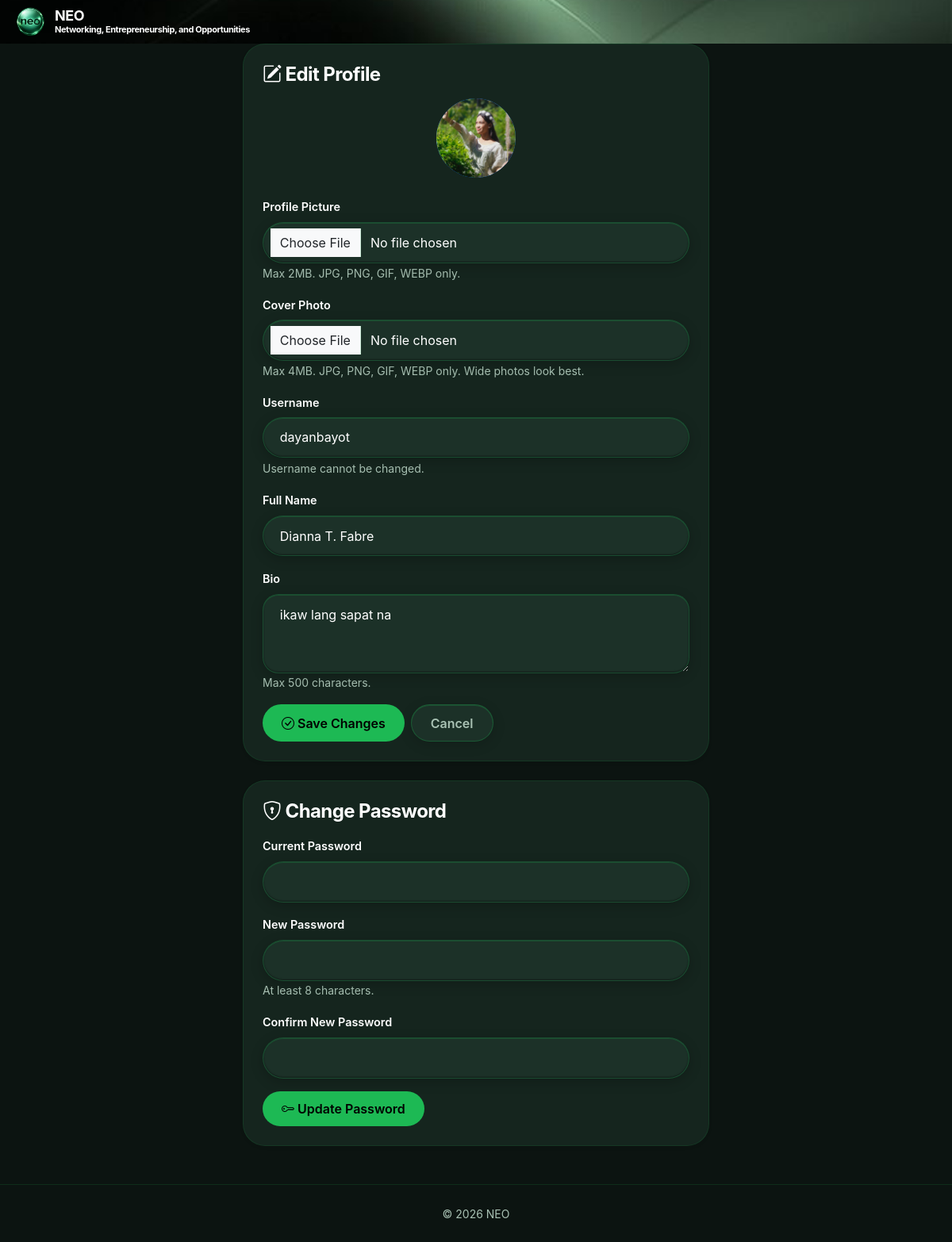
The page /index.php?page=profile.edit (signed in) on the database its author committed.
### tables this page shows
CREATE TABLE `users` (
  `id` int(11) NOT NULL,
  `username` varchar(50) NOT NULL,
  `password` varchar(255) NOT NULL,
  `full_name` varchar(100) NOT NULL,
  `bio` text DEFAULT NULL,
  `profile_image` varchar(255) DEFAULT 'default.png',
  `created_at` timestamp NOT NULL DEFAULT current_timestamp(),
  `cover_image` varchar(255) DEFAULT NULL
);

### app/controllers/ProfileController.php (called while the page is built, shortened)
<?php
require_once __DIR__ . '/../models/UserModel.php';
class ProfileController {
    private $userModel;
    public function __construct() {
        $db = (new Database())->getConnection();
        $this->userModel = new UserModel($db);
    }
    public function edit() {
        $user = $this->userModel->findById($_SESSION['user_id']);
        require __DIR__ . '/../views/profile/edit.php';
    }
}

### app/models/UserModel.php (called while the page is built, shortened)
<?php
class UserModel {
    private $conn;
    private $table = 'users';
    public function __construct($db) {
        $this->conn = $db;
    }
    public function findById($id) {
        $sql = "SELECT * FROM {$this->table} WHERE id = :id LIMIT 1";
        $stmt = $this->conn->prepare($sql);
        $stmt->bindParam(':id', $id, PDO::PARAM_INT);
        $stmt->execute();
        return $stmt->fetch();
    }
}

### app/views/profile/edit.php (the view, shortened to what this page needs)
<?php require_once __DIR__ . '/../layouts/header.php'; ?>
<div class="row justify-content-center">
    <div class="col-lg-6">
        <div class="card shadow-sm border-0">
            <div class="card-body p-4">
                <h4 class="mb-3"><i class="bi bi-pencil-square"></i> Edit Profile</h4>
                <form method="POST" action="index.php?page=profile.edit" enctype="multipart/form-data">
                    <div class="mb-3 text-center">
                        <img src="assets/uploads/<?= htmlspecialchars($user['profile_image'] ?: '') ?>"
                             alt="Profile"
                             class="rounded-circle mb-2"
                             style="width: 100px; height: 100px; object-fit: cover; background: #1877f2;"
                             onerror="this.style.display='none'; this.nextElementSibling.style.display='flex';">
                    </div>
                    <div class="mb-3">
                        <label class="form-label">Profile Picture</label>
                        <input type="file" name="profile_image" class="form-control" accept="image/*">
                        <small class="text-muted">Max 2MB. JPG, PNG, GIF, WEBP only.</small>
                    </div>
                    <div class="mb-3">
                        <label class="form-label">Cover Photo</label>
                        <input type="file" name="cover_image" class="form-control" accept="image/*">
                        <small class="text-muted">Max 4MB. JPG, PNG, GIF, WEBP only. Wide photos look best.</small>
                    </div>
                    <div class="mb-3">
                        <label class="form-label">Username</label>
                        <input type="text" class="form-control" value="<?= htmlspecialchars($user['username']) ?>" disabled>
                        <small class="text-muted">Username cannot be changed.</small>
                    </div>
                    <div class="mb-3">
                        <label class="form-label">Full Name</label>
                        <input type="text" name="full_name" class="form-control"
                               value="<?= htmlspecialchars($_POST['full_name'] ?? $user['full_name']) ?>" required>
                    </div>
                    <div class="mb-3">
                        <label class="form-label">Bio</label>
                        <textarea name="bio" class="form-control" rows="3" maxlength="500"><?= htmlspecialchars($_POST['bio'] ?? $user['bio']) ?></textarea>
                        <small class="text-muted">Max 500 characters.</small>
                    </div>
                    <div class="d-flex gap-2">
                        <button type="submit" class="btn btn-primary">
                            <i class="bi bi-check-circle"></i> Save Changes
                        </button>
                        <a href="index.php?page=profile&id=<?= $_SESSION['user_id'] ?>"
                           class="btn btn-outline-secondary">Cancel</a>
                    </div>
                </form>
            </div>
        </div>
        <div class="card shadow-sm border-0 mt-4">
            <div class="card-body p-4">
                <h4 class="mb-3"><i class="bi bi-shield-lock"></i> Change Password</h4>
                <form method="POST" action="index.php?page=profile.edit" autocomplete="off">
                    <div class="mb-3">
                        <label class="form-label">Current Password</label>
                        <input type="password" name="current_password" class="form-control" autocomplete="current-password" required>
                    </div>
                    <div class="mb-3">
                        <label class="form-label">New Password</label>
                        <input type="password" name="new_password" class="form-control" minlength="8" autocomplete="new-password" required>
                        <small class="text-muted">At least 8 characters.</small>
                    </div>
                    <div class="mb-3">
                        <label class="form-label">Confirm New Password</label>
                        <input type="password" name="confirm_password" class="form-control" minlength="8" autocomplete="new-password" required>
                    </div>
                    <button type="submit" class="btn btn-primary">
                        <i class="bi bi-key"></i> Update Password
                    </button>
                </form>
            </div>
        </div>
    </div>
</div>
<?php require_once __DIR__ . '/../layouts/footer.php'; ?>

### public/assets/css/style.css (style rules this page uses)
:root { --c-1: #121212; --c-2: #181818; --c-3: #282828; --c-4: #1DB954; --c-5: #1ED760; --c-6: #000000; --bg-base: #0C1411; --side-bg: #0F1D17; --header-bg: #0B2B26; --header-text: #FFFFFF; --bg-orb-1: #1DB954; --bg-orb-2: #1DB954; --bg-orb-3: #1DB954; --glass-bg: #15251E; --glass-bg-2: #1C3128; --glass-bg-3: #0F1D17; --glass-chrome-1: rgba(29, 185, 84, 0.22); --glass-chrome-2: rgba(29, 185, 84, 0.12); --glass-chrome-3: rgba(0, 0, 0, 0.6); --glass-shine: transparent; --glass-shadow-in: transparent; --text-primary: #FFFFFF; --text-secondary: #A9C2B4; --text-muted: #7F9A8B; --accent: #1DB954; --accent-hover: #1ED760; --accent-deep: #169C46; --shadow-outer: 0 8px 24px rgba(0, 0, 0, 0.45); --shadow-glow: none; --danger: #E91429; }
* { transition: background-color 0.35s ease, color 0.35s ease, border-color 0.35s ease, box-shadow 0.35s ease; }
html, body { min-height: 100vh; margin: 0; font-family: -apple-system, BlinkMacSystemFont, "SF Pro Display", "Segoe UI", Roboto, sans-serif; color: var(--text-primary); -webkit-font-smoothing: antialiased; }
body { background-color: var(--bg-base); position: relative; overflow-x: hidden; }
.card { background: var(--glass-bg) !important; border-radius: 28px !important; border: 1px solid var(--glass-chrome-2) !important; color: var(--text-primary); position: relative; overflow: hidden; box-shadow: var(--shadow-outer); }
.card-body { color: var(--text-primary) !important; padding: 1.75rem; position: relative; z-index: 1; }
h1, h2, h3, h4, h5, h6 { color: var(--text-primary) !important; font-weight: 700; letter-spacing: -0.025em; }
.text-muted { color: var(--text-secondary) !important; }
a { color: var(--accent) !important; text-decoration: none; }
.btn { border-radius: 50px !important; font-weight: 600; padding: 0.65rem 1.5rem; border: none; position: relative; overflow: hidden; }
.btn-primary { background: var(--c-4) !important; color: #000 !important; box-shadow: none; }
.btn-outline-secondary { background: var(--glass-bg-2) !important; color: var(--text-secondary) !important; border: 1px solid rgba(29, 185, 84, 0.3) !important; box-shadow: 0 4px 16px rgba(0, 0, 0, 0.15), inset 0 1px 0 var(--glass-chrome-1); }
.form-control, .form-select { background: var(--glass-bg-2) !important; backdrop-filter: blur(24px) saturate(180%); -webkit-backdrop-filter: blur(24px) saturate(180%); border: 1px solid rgba(29, 185, 84, 0.2) !important; color: var(--text-primary) !important; border-radius: 50px !important; padding: 0.8rem 1.3rem; box-shadow: inset 0 1px 0 var(--glass-chrome-1), inset 0 -1px 2px rgba(0, 0, 0, 0.4), 0 4px 16px rgba(0, 0, 0, 0.2); }
.form-control::placeholder { color: var(--text-muted) !important; opacity: 0.9; }
textarea.form-control { border-radius: 20px !important; }
.form-label { color: var(--text-primary) !important; font-weight: 600; font-size: 0.9rem; margin-bottom: 0.5rem; }

### rows shown on the page
users: profile_image (picture), username "dayanbayot", full_name "Dianna T. Fabre", bio "ikaw lang sapat na"
